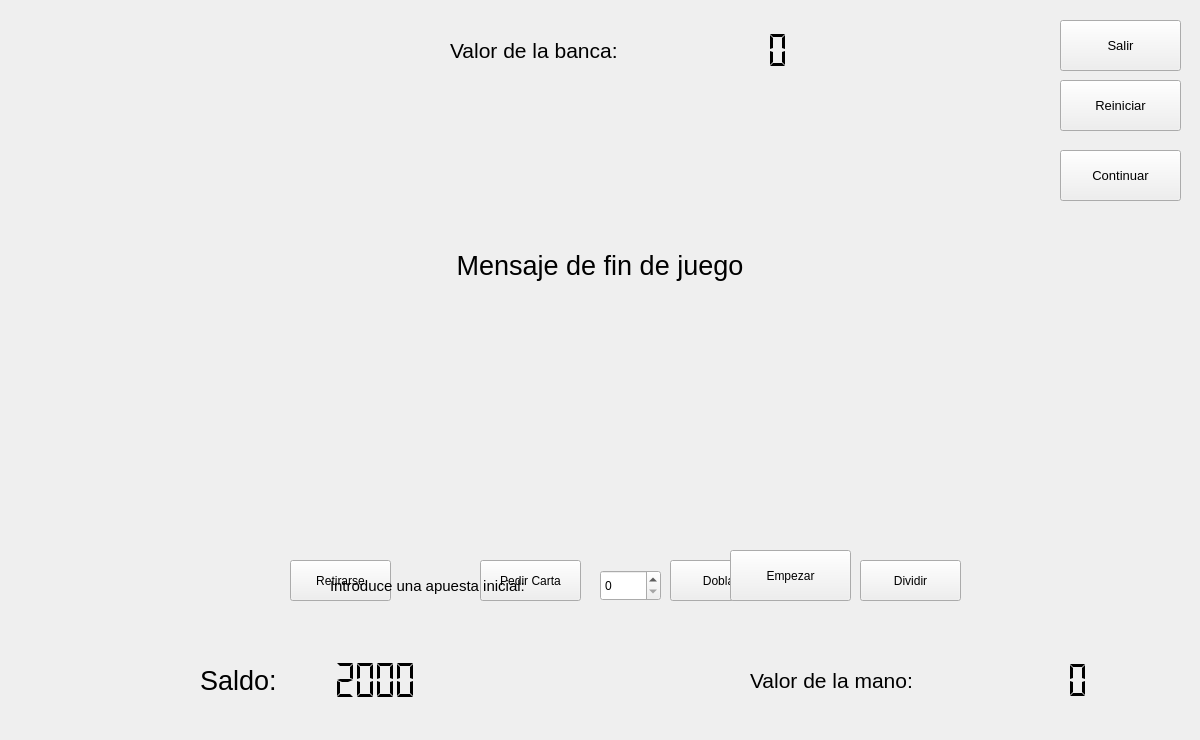
<?xml version="1.0" encoding="UTF-8"?>
<ui version="4.0">
 <class>UnJugador</class>
 <widget class="QWidget" name="UnJugador">
  <property name="geometry">
   <rect>
    <x>0</x>
    <y>0</y>
    <width>1200</width>
    <height>740</height>
   </rect>
  </property>
  <property name="windowTitle">
   <string>Form</string>
  </property>
  <widget class="QPushButton" name="boton_pedir_carta">
   <property name="geometry">
    <rect>
     <x>480</x>
     <y>560</y>
     <width>101</width>
     <height>41</height>
    </rect>
   </property>
   <property name="font">
    <font>
     <pointsize>9</pointsize>
    </font>
   </property>
   <property name="text">
    <string>Pedir Carta</string>
   </property>
  </widget>
  <widget class="QPushButton" name="boton_retirarse">
   <property name="geometry">
    <rect>
     <x>290</x>
     <y>560</y>
     <width>101</width>
     <height>41</height>
    </rect>
   </property>
   <property name="font">
    <font>
     <pointsize>9</pointsize>
    </font>
   </property>
   <property name="text">
    <string>Retirarse</string>
   </property>
  </widget>
  <widget class="QPushButton" name="boton_doblar">
   <property name="geometry">
    <rect>
     <x>670</x>
     <y>560</y>
     <width>101</width>
     <height>41</height>
    </rect>
   </property>
   <property name="font">
    <font>
     <pointsize>9</pointsize>
    </font>
   </property>
   <property name="text">
    <string>Doblar</string>
   </property>
  </widget>
  <widget class="QPushButton" name="boton_dividir">
   <property name="geometry">
    <rect>
     <x>860</x>
     <y>560</y>
     <width>101</width>
     <height>41</height>
    </rect>
   </property>
   <property name="font">
    <font>
     <pointsize>9</pointsize>
    </font>
   </property>
   <property name="text">
    <string>Dividir</string>
   </property>
  </widget>
  <widget class="QLabel" name="label">
   <property name="geometry">
    <rect>
     <x>200</x>
     <y>660</y>
     <width>91</width>
     <height>41</height>
    </rect>
   </property>
   <property name="font">
    <font>
     <pointsize>20</pointsize>
    </font>
   </property>
   <property name="text">
    <string>Saldo:</string>
   </property>
  </widget>
  <widget class="QLCDNumber" name="pantalla">
   <property name="geometry">
    <rect>
     <x>310</x>
     <y>660</y>
     <width>111</width>
     <height>41</height>
    </rect>
   </property>
   <property name="frameShape">
    <enum>QFrame::NoFrame</enum>
   </property>
   <property name="segmentStyle">
    <enum>QLCDNumber::Flat</enum>
   </property>
   <property name="intValue" stdset="0">
    <number>2000</number>
   </property>
  </widget>
  <widget class="QSpinBox" name="selector_apuesta">
   <property name="geometry">
    <rect>
     <x>600</x>
     <y>570</y>
     <width>61</width>
     <height>31</height>
    </rect>
   </property>
   <property name="maximum">
    <number>2000</number>
   </property>
  </widget>
  <widget class="QLabel" name="label_2">
   <property name="geometry">
    <rect>
     <x>330</x>
     <y>570</y>
     <width>251</width>
     <height>31</height>
    </rect>
   </property>
   <property name="font">
    <font>
     <pointsize>11</pointsize>
    </font>
   </property>
   <property name="text">
    <string>Introduce una apuesta inicial: </string>
   </property>
  </widget>
  <widget class="QPushButton" name="boton_empezar">
   <property name="geometry">
    <rect>
     <x>730</x>
     <y>550</y>
     <width>121</width>
     <height>51</height>
    </rect>
   </property>
   <property name="font">
    <font>
     <pointsize>9</pointsize>
    </font>
   </property>
   <property name="text">
    <string>Empezar</string>
   </property>
  </widget>
  <widget class="QLabel" name="label_retirada">
   <property name="geometry">
    <rect>
     <x>350</x>
     <y>245</y>
     <width>500</width>
     <height>41</height>
    </rect>
   </property>
   <property name="font">
    <font>
     <pointsize>20</pointsize>
    </font>
   </property>
   <property name="text">
    <string>Mensaje de fin de juego</string>
   </property>
   <property name="alignment">
    <set>Qt::AlignCenter</set>
   </property>
  </widget>
  <widget class="QLabel" name="label_3">
   <property name="geometry">
    <rect>
     <x>750</x>
     <y>650</y>
     <width>211</width>
     <height>61</height>
    </rect>
   </property>
   <property name="font">
    <font>
     <pointsize>16</pointsize>
    </font>
   </property>
   <property name="text">
    <string>Valor de la mano:</string>
   </property>
  </widget>
  <widget class="QLCDNumber" name="pantalla_2">
   <property name="geometry">
    <rect>
     <x>990</x>
     <y>660</y>
     <width>101</width>
     <height>41</height>
    </rect>
   </property>
   <property name="frameShape">
    <enum>QFrame::NoFrame</enum>
   </property>
   <property name="segmentStyle">
    <enum>QLCDNumber::Flat</enum>
   </property>
   <property name="intValue" stdset="0">
    <number>0</number>
   </property>
  </widget>
  <widget class="QLCDNumber" name="pantalla_3">
   <property name="geometry">
    <rect>
     <x>690</x>
     <y>30</y>
     <width>101</width>
     <height>41</height>
    </rect>
   </property>
   <property name="frameShape">
    <enum>QFrame::NoFrame</enum>
   </property>
   <property name="segmentStyle">
    <enum>QLCDNumber::Flat</enum>
   </property>
   <property name="intValue" stdset="0">
    <number>0</number>
   </property>
  </widget>
  <widget class="QLabel" name="label_valor_banca">
   <property name="geometry">
    <rect>
     <x>450</x>
     <y>20</y>
     <width>211</width>
     <height>61</height>
    </rect>
   </property>
   <property name="font">
    <font>
     <pointsize>16</pointsize>
    </font>
   </property>
   <property name="text">
    <string>Valor de la banca:</string>
   </property>
  </widget>
  <widget class="QPushButton" name="boton_salir">
   <property name="geometry">
    <rect>
     <x>1060</x>
     <y>20</y>
     <width>121</width>
     <height>51</height>
    </rect>
   </property>
   <property name="font">
    <font>
     <pointsize>10</pointsize>
    </font>
   </property>
   <property name="text">
    <string>Salir</string>
   </property>
  </widget>
  <widget class="QPushButton" name="boton_reiniciar">
   <property name="geometry">
    <rect>
     <x>1060</x>
     <y>80</y>
     <width>121</width>
     <height>51</height>
    </rect>
   </property>
   <property name="font">
    <font>
     <pointsize>10</pointsize>
    </font>
   </property>
   <property name="text">
    <string>Reiniciar</string>
   </property>
  </widget>
  <widget class="QPushButton" name="boton_continuar">
   <property name="geometry">
    <rect>
     <x>1060</x>
     <y>150</y>
     <width>121</width>
     <height>51</height>
    </rect>
   </property>
   <property name="font">
    <font>
     <pointsize>10</pointsize>
    </font>
   </property>
   <property name="text">
    <string>Continuar</string>
   </property>
  </widget>
  <widget class="QLabel" name="Mesa1">
   <property name="geometry">
    <rect>
     <x>0</x>
     <y>0</y>
     <width>1200</width>
     <height>740</height>
    </rect>
   </property>
   <property name="text">
    <string/>
   </property>
  </widget>
  <widget class="QLabel" name="Carta1J">
   <property name="geometry">
    <rect>
     <x>550</x>
     <y>420</y>
     <width>71</width>
     <height>104</height>
    </rect>
   </property>
   <property name="text">
    <string/>
   </property>
  </widget>
  <widget class="QLabel" name="Carta2J">
   <property name="geometry">
    <rect>
     <x>570</x>
     <y>420</y>
     <width>71</width>
     <height>104</height>
    </rect>
   </property>
   <property name="text">
    <string/>
   </property>
  </widget>
  <widget class="QLabel" name="Carta3J">
   <property name="geometry">
    <rect>
     <x>590</x>
     <y>420</y>
     <width>71</width>
     <height>104</height>
    </rect>
   </property>
   <property name="text">
    <string/>
   </property>
  </widget>
  <widget class="QLabel" name="Carta4J">
   <property name="geometry">
    <rect>
     <x>610</x>
     <y>420</y>
     <width>71</width>
     <height>104</height>
    </rect>
   </property>
   <property name="text">
    <string/>
   </property>
  </widget>
  <widget class="QLabel" name="Carta5J">
   <property name="geometry">
    <rect>
     <x>630</x>
     <y>420</y>
     <width>71</width>
     <height>104</height>
    </rect>
   </property>
   <property name="text">
    <string/>
   </property>
  </widget>
  <widget class="QLabel" name="Carta1B">
   <property name="geometry">
    <rect>
     <x>500</x>
     <y>90</y>
     <width>71</width>
     <height>104</height>
    </rect>
   </property>
   <property name="text">
    <string/>
   </property>
  </widget>
  <widget class="QLabel" name="Carta2B">
   <property name="geometry">
    <rect>
     <x>520</x>
     <y>90</y>
     <width>71</width>
     <height>104</height>
    </rect>
   </property>
   <property name="text">
    <string/>
   </property>
  </widget>
  <widget class="QLabel" name="Carta3B">
   <property name="geometry">
    <rect>
     <x>540</x>
     <y>90</y>
     <width>71</width>
     <height>104</height>
    </rect>
   </property>
   <property name="text">
    <string/>
   </property>
  </widget>
  <widget class="QLabel" name="Carta4B">
   <property name="geometry">
    <rect>
     <x>560</x>
     <y>90</y>
     <width>71</width>
     <height>104</height>
    </rect>
   </property>
   <property name="text">
    <string/>
   </property>
  </widget>
  <widget class="QLabel" name="Carta5B">
   <property name="geometry">
    <rect>
     <x>580</x>
     <y>90</y>
     <width>71</width>
     <height>104</height>
    </rect>
   </property>
   <property name="text">
    <string/>
   </property>
  </widget>
  <zorder>Mesa1</zorder>
  <zorder>boton_pedir_carta</zorder>
  <zorder>boton_retirarse</zorder>
  <zorder>boton_doblar</zorder>
  <zorder>boton_dividir</zorder>
  <zorder>label</zorder>
  <zorder>pantalla</zorder>
  <zorder>selector_apuesta</zorder>
  <zorder>label_2</zorder>
  <zorder>boton_empezar</zorder>
  <zorder>label_retirada</zorder>
  <zorder>label_3</zorder>
  <zorder>pantalla_2</zorder>
  <zorder>pantalla_3</zorder>
  <zorder>label_valor_banca</zorder>
  <zorder>boton_salir</zorder>
  <zorder>boton_reiniciar</zorder>
  <zorder>boton_continuar</zorder>
  <zorder>Carta1J</zorder>
  <zorder>Carta2J</zorder>
  <zorder>Carta3J</zorder>
  <zorder>Carta4J</zorder>
  <zorder>Carta5J</zorder>
  <zorder>Carta1B</zorder>
  <zorder>Carta2B</zorder>
  <zorder>Carta3B</zorder>
  <zorder>Carta4B</zorder>
  <zorder>Carta5B</zorder>
 </widget>
 <resources/>
 <connections/>
</ui>
